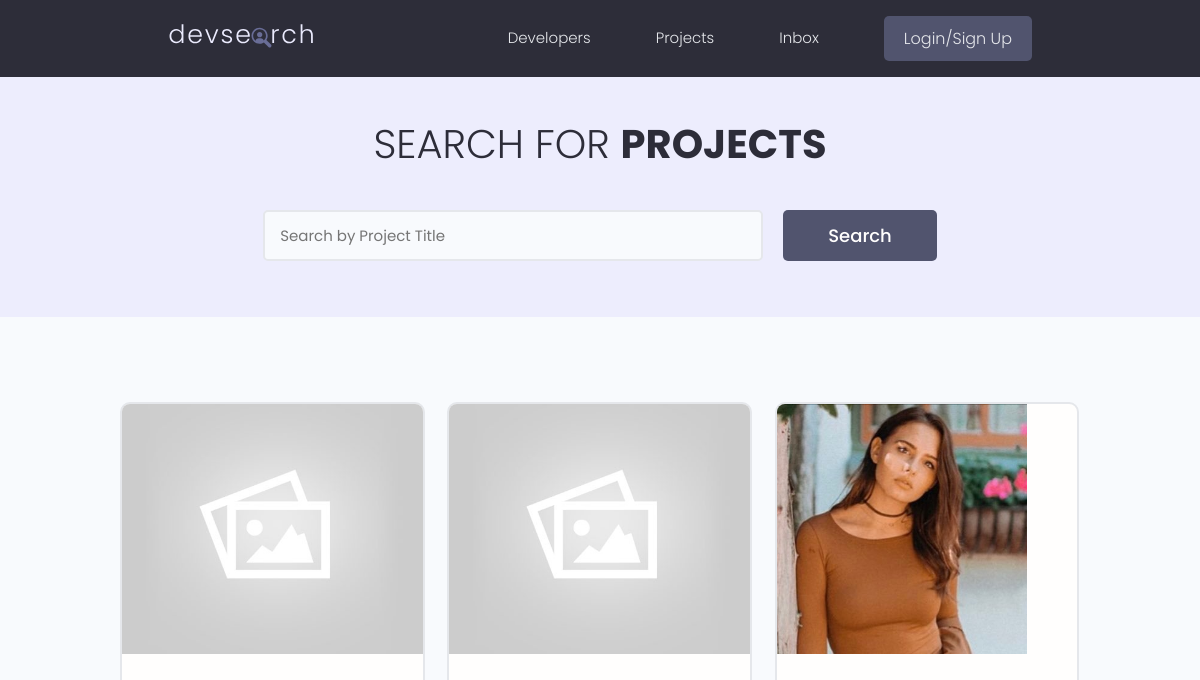
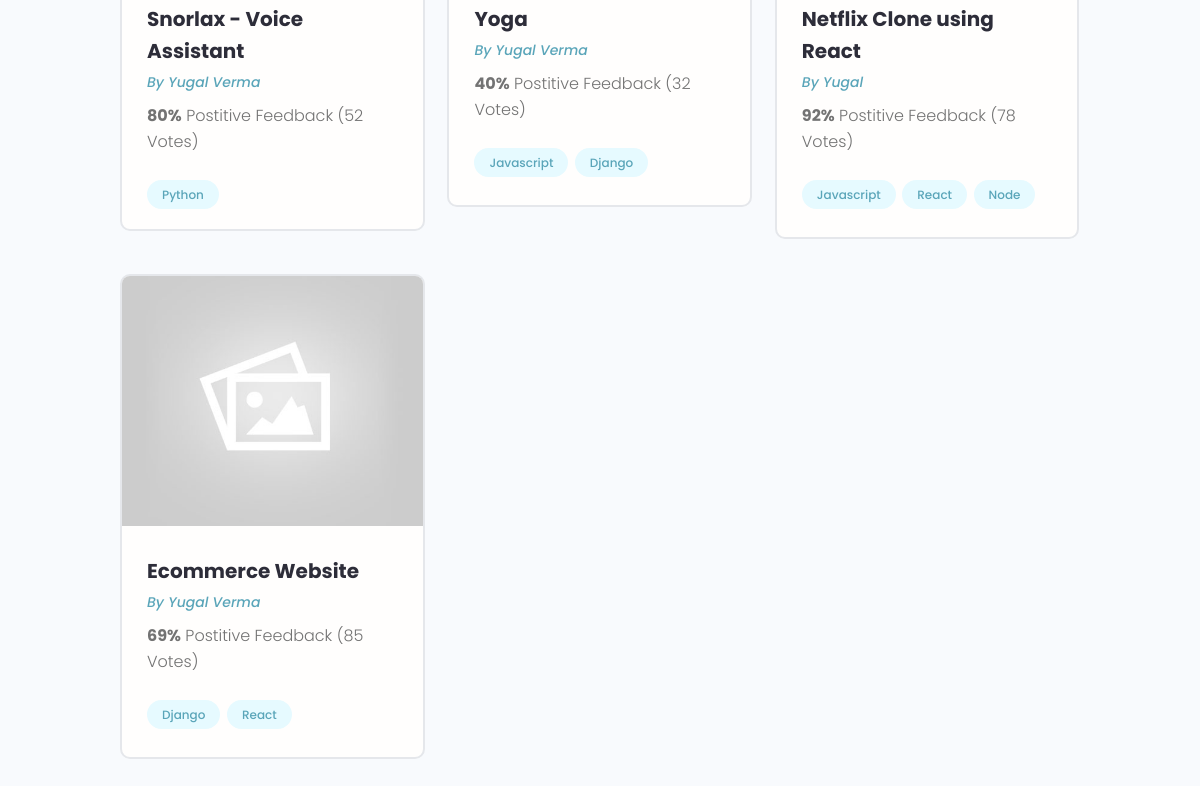
The page /projects/ on the database as committed earlier (2 pictures, top to bottom).
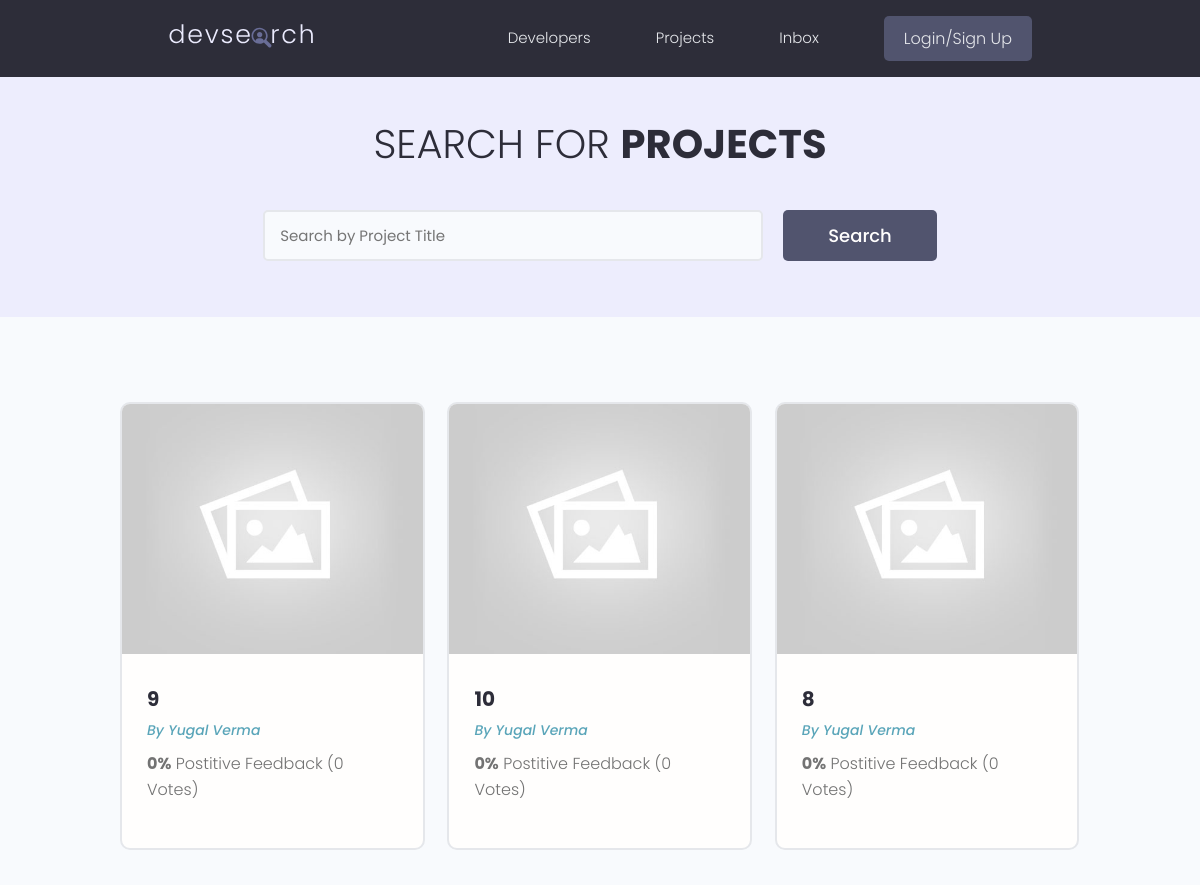
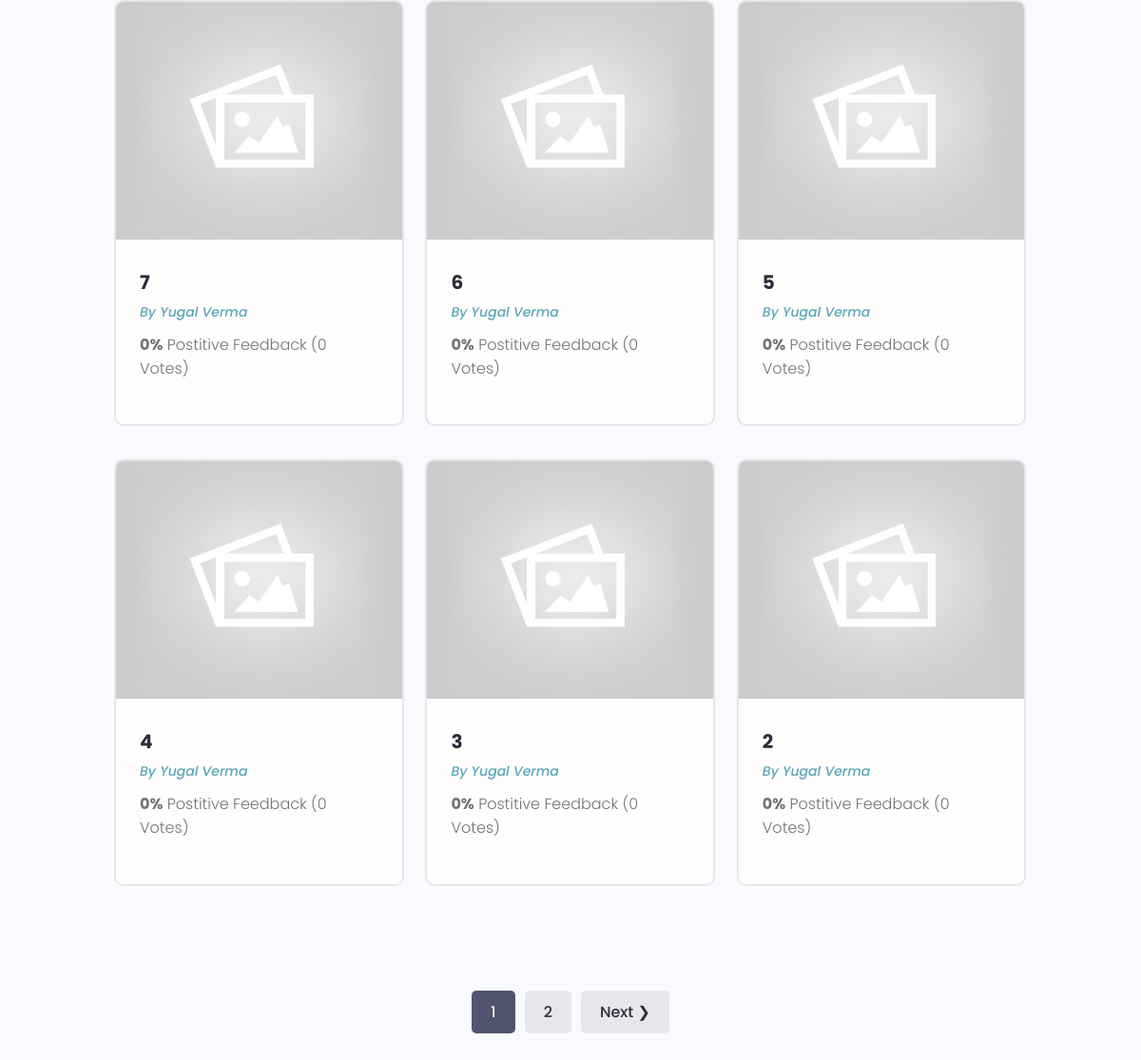
The same page on the database as committed later (2 pictures, top to bottom).
### projects/models.py (models this page shows, shortened)
class Project(models.Model):
    owner = models.ForeignKey(Profile,on_delete=models.SET_NULL,null=True,blank=True)
    title = models.CharField(max_length = 200)
    description = models.TextField(null=True, blank=True)
    featured_image = models.ImageField(blank= True, null=True, default='default.jpg')
    demo_link = models.CharField(max_length = 2000, null = True, blank=True)
    source_link = models.CharField(max_length = 200, blank=True, null=True)
    tags = models.ManyToManyField('Tag', blank=True)
    vote_total = models.IntegerField(default=0, blank=True, null=True)
    vote_ratio = models.IntegerField(default=0, blank=True, null=True)
    created = models.DateTimeField(auto_now_add=True)
    id = models.UUIDField(default=uuid.uuid4, unique=True, primary_key=True, editable=False)
    class Meta:
        ordering = ['-created']

class Tag(models.Model):
    name = models.CharField(max_length = 200)
    created = models.DateTimeField(auto_now_add=True)
    id = models.UUIDField(default=uuid.uuid4, unique=True, primary_key=True, editable=False)
    def __str__(self):
        return self.name

### users/models.py (models this page shows, shortened)
class Profile(models.Model):
    user = models.OneToOneField(User, on_delete=models.CASCADE,null=True, blank=True)
    name = models.CharField(max_length=200, blank=True,null=True)
    email = models.CharField(max_length=500, blank=True,null=True)
    username = models.CharField(max_length=200, blank=True,null=True)
    location = models.CharField(max_length=200, blank=True,null=True)
    short_intro = models.CharField(max_length = 500, blank=True,null=True)
    bio = models.TextField(blank=True,null=True)
    profile_image = models.ImageField(blank=True, null= True, default ='profiles/user-default.png', upload_to="profiles/")
    social_github = models.CharField(max_length=200, blank=True,null=True)
    social_twitter = models.CharField(max_length=200, blank=True,null=True)
    social_youtube = models.CharField(max_length=200, blank=True,null=True)
    social_linkedin = models.CharField(max_length=200, blank=True,null=True)
    social_website = models.CharField(max_length=200, blank=True,null=True)
    created = models.DateTimeField(auto_now_add=True)
    id = models.UUIDField(default=uuid.uuid4, unique=True, primary_key=True, editable=False)

### projects/views.py (the view)
# urls.py: path('projects/', include('projects.urls')),
def projects(request):
    projects,search_query = searchProjects(request)
    page = request.GET.get('page')
    results = 9
    paginator = Paginator(projects,results)
    try:
        projects = paginator.page(page)
    except PageNotAnInteger:
        page = 1
        projects = paginator.page(page)
    except EmptyPage:
        page = paginator.num_pages
        projects = paginator.page(page)
    context = {'projects': projects, 'search_query': search_query, 'paginator': paginator}
    return render(request,'projects/projects.html', context)

### projects/utils.py (called while the page is built)
def searchProjects(request):
    search_query = ''
    if request.GET.get('search_query'):
        search_query = request.GET.get('search_query')
    tags = Tag.objects.filter(name__icontains=search_query)
    projects = Project.objects.distinct().filter(
        Q(title__icontains = search_query) |
        Q(description__icontains = search_query) |
        Q(owner__name__icontains = search_query) |
        Q(tags__in = tags)
    )
    return projects, search_query

### projects/templates/projects/projects.html (shortened to what this page needs)
{% extends "main.html" %}
{% block content %}
        <main class="projects">
            <section class="hero-section text-center">
              <div class="container container--narrow">
                <div class="hero-section__box">
                  <h2>Search for <span>Projects</span></h2>
                </div>
                <div class="hero-section__search">
                  <form class="form" action="{% url 'projects' %}" method="get">
                    <div class="form__field">
                      <input class="input input--text" id="formInput#search" type="text" name="search_query"
                       value = "{{search_query}}" placeholder="Search by Project Title" />
                    </div>
                    <input class="btn btn--sub btn--lg" type="submit" value="Search" />
                  </form>
                </div>
              </div>
            </section>
            <section class="projectsList">
              <div class="container">
                <div class="grid grid--three">
                {% for project in projects %}
                    <div class="column">
                        <div class="card project">
                      <a href="{% url 'project' project.id %}" class="project">
                        <img class="project__thumbnail" src="{{project.featured_image.url}}" alt="project thumbnail" />
                        <div class="card__body">
                          <h3 class="project__title">{{project.title}}</h3>
                          <p><a class="project__author" href="{% url 'user-profile' project.owner.id %}">By {{project.owner.name}}</a></p>
                          <p class="project--rating">
                            <span style="font-weight: bold;">{{project.vote_ratio}}%</span> Postitive
                            Feedback ({{project.vote_total}} Vote{{project.vote_total|pluralize:"s"}})
                          </p>
                          <div class="project__tags">
                            {% for tag in project.tags.all %}
                            <span class="tag tag--pill tag--main">
                              <small>{{tag}}</small>
                            </span>
                            {% endfor %}
                          </div>
                        </div>
                      </a>
                        </div>
                    </div>
                {% endfor %}
                </div>
              </div>
            </section>
            {% if projects.has_other_pages %}
            <div class="pagination">
              <ul class="container">
                {% for page in paginator.page_range %}
                  {% if page == projects.number %}
                  <li><a href="?page={{page}}" class="btn btn--sub">{{page}}</a></li>
                  {% else %}
                  <li><a href="?page={{page}}" class="btn">{{page}}</a></li>
                  {% endif %}
                {% endfor %}
                {% if projects.has_next %}
                  <li><a href="?page={{projects.next_page_number}}" class="btn">Next &#10095;</a></li>
                {% endif %}
              </ul>
            </div>
            {% endif %}
          </main>
{% endblock  %}

Rows that differ between the two databases and show on the page:
no longer on this page (row unchanged): Project: featured_image (placeholder picture), title "Snorlax - Voice Assistant", owner.name "Yugal Verma", vote_ratio "80", vote_total "52"
no longer on this page (row unchanged): Tag: name "Python", shown under "Snorlax - Voice Assistant"
no longer on this page (row unchanged): Project: featured_image (placeholder picture), title "Yoga", owner.name "Yugal Verma", vote_ratio "40", vote_total "32"
no longer on this page (row unchanged): Tag: name "Javascript"
no longer on this page (row unchanged): Tag: name "Django"
no longer on this page (row unchanged): Project: featured_image (picture), title "Netflix Clone using React", owner.name "Yugal", vote_ratio "92", vote_total "78"
no longer on this page (row unchanged): Tag: name "React"
no longer on this page (row unchanged): Tag: name "Node", shown under "Netflix Clone using React"
no longer on this page (row unchanged): Project: featured_image (placeholder picture), title "Ecommerce Website", owner.name "Yugal Verma", vote_ratio "69", vote_total "85"
added Project: featured_image (placeholder picture), title "9", owner.name "Yugal Verma", vote_ratio "0", vote_total "0"
added Project: featured_image (placeholder picture), title "10", owner.name "Yugal Verma", vote_ratio "0", vote_total "0"
added Project: featured_image (placeholder picture), title "8", owner.name "Yugal Verma", vote_ratio "0", vote_total "0"
added Project: featured_image (placeholder picture), title "7", owner.name "Yugal Verma", vote_ratio "0", vote_total "0"
added Project: featured_image (placeholder picture), title "6", owner.name "Yugal Verma", vote_ratio "0", vote_total "0"
added Project: featured_image (placeholder picture), title "5", owner.name "Yugal Verma", vote_ratio "0", vote_total "0"
added Project: featured_image (placeholder picture), title "4", owner.name "Yugal Verma", vote_ratio "0", vote_total "0"
added Project: featured_image (placeholder picture), title "3", owner.name "Yugal Verma", vote_ratio "0", vote_total "0"
added Project: featured_image (placeholder picture), title "2", owner.name "Yugal Verma", vote_ratio "0", vote_total "0"
Other text that changed with them:
new list line: "1"
new list line: "2"
text now shown: "Next ❯"
